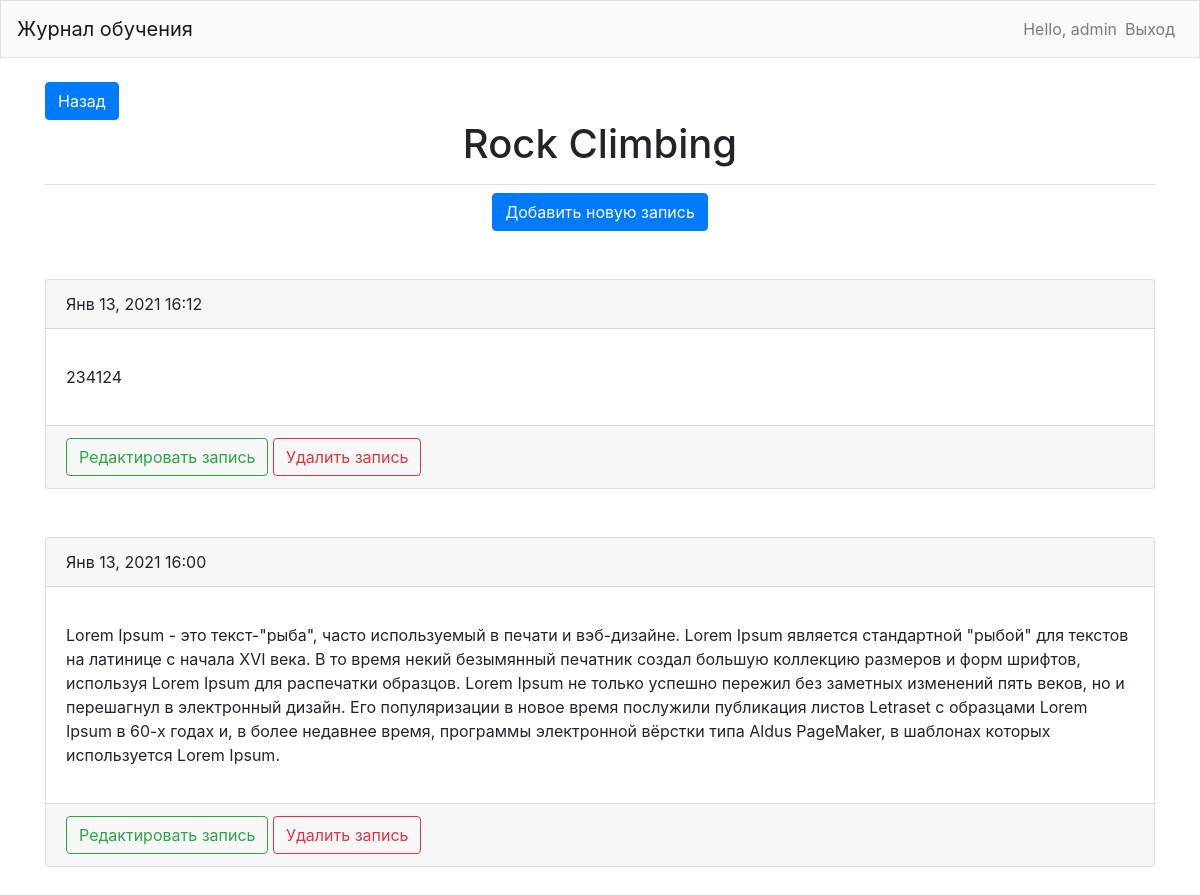
Page /topics/2/ (signed in) on the committed database.
### learning_logs/models.py (models this page shows, shortened)
class Topic(models.Model):
    text = models.CharField(max_length=200)
    date_added = models.DateTimeField(auto_now_add=True)
    owner = models.ForeignKey(User, on_delete=models.CASCADE)
    def __str__(self):
        return self.text

class Entry(models.Model):
    topic = models.ForeignKey(Topic, on_delete=models.CASCADE)
    text = models.TextField()
    date_added = models.DateTimeField(auto_now_add=True)
    class Meta:
        verbose_name = 'Запись'
        verbose_name_plural = 'Записи'

### learning_logs/views.py (the view)
# urls.py: path('topics/<int:topic_id>/', views.topic, name='topic'),
@login_required
def topic(request, topic_id):
    topic = Topic.objects.get(id=topic_id)
    check_topic_owner(topic, request)
    entries = topic.entry_set.order_by('-date_added')
    context = {'topic': topic, 'entries': entries}
    return render(request, 'learning_logs/topic.html', context)

### learning_logs/views.py (called while the page is built)
def check_topic_owner(topic, request):
    if topic.owner != request.user:
        raise Http404

### learning_logs/templates/learning_logs/topic.html
{% extends "learning_logs/base.html" %}
{% block page_header %}
  <a class="btn btn-primary" href="{% url 'learning_logs:topics' %}">Назад</a>
  <h1 class="text-center">{{ topic }}</h1>
{% endblock page_header %}
{% block content %}
<div class="row justify-content-center">
  <a href="{% url 'learning_logs:new_entry' topic.id %}" class="btn btn-primary">Добавить новую запись</a>
</div>
      <br><br>
      {% for entry in entries %}
      <div class="justify-content-center">
          <div class="card text">
            <div class="card-header">
              {{ entry.date_added|date:'M d, Y H:i' }}
            </div>
            <div class="card-body">
              <p class="card-text">{{ entry.text|linebreaks }}</p>
            </div>
              <div class="card-footer text-muted">
                <a href="{% url 'learning_logs:edit_entry' entry.id %}" class="btn btn-outline-success">Редактировать запись</a>
                <a href="{% url 'learning_logs:delete_entry' entry.id %}" class="btn btn-outline-danger">Удалить запись</a>
              </div>
          </div>
      </div>
      <br><br>
      {% empty %}
          <p>Здесь пока не создано ни одной записи.</p>
      {% endfor %}
{% endblock %}

### learning_logs/templates/learning_logs/base.html (shortened to what this page needs)
{% load bootstrap4 %}
<!DOCTYPE html>
<html lang="en" dir="ltr">
  <head>
  </head>
  <body>
    <header>
      <nav class="navbar navbar-expand-md navbar-light bg-light mb-4 border">
        <a class="navbar-brand" href="{% url 'learning_logs:index' %}">Журнал обучения</a>
        <div class="collapse navbar-collapse" id="navbarCollapse">
          <ul class="navbar-nav ml-auto">
            {% if user.is_authenticated %}
              <li class="nav-item">
                <span class="navbar-text">Hello, {{user.username}}</span>
              </li>
              <li class="nav-item">
                <a class="nav-link" href="{% url 'users:logout' %}">Выход</a>
              </li>
            {% endif %}
          </ul>
        </div>
      </nav>
    </header>
    <main role="main" class="container">
      <div class="pb-2 mb-2 border-bottom">
        {% block page_header %}{% endblock page_header %}
      </div>
      <div>
        {% block content %}{% endblock %}
      </div>
    </main>
  {% bootstrap_css %}
  </body>
</html>

### rows in the picture
Topic: text "Rock Climbing"
Entry: date_added "Янв 13, 2021 16:12", text "234124"
Entry: date_added "Янв 13, 2021 16:00", text "Lorem Ipsum - это текст-\"рыба\", часто используемый в печати и вэб-дизайне. Lorem Ipsum является стандартной \"рыбой\" для текстов на латинице с начала XVI века. В то время некий безымянный печатник создал большую коллекцию размеров и форм шрифтов, используя Lorem Ipsum для распечатки образцов. Lorem Ipsum не только успешно пережил без заметных изменений пять веков, но и перешагнул в электронный дизайн. Его популяризации в новое время послужили публикация листов Letraset с образцами Lorem Ipsum в 60-х годах и, в более недавнее время, программы электронной вёрстки типа Aldus PageMaker, в шаблонах которых используется Lorem Ipsum."

### other values in the picture
{{ user.username }} "admin"
